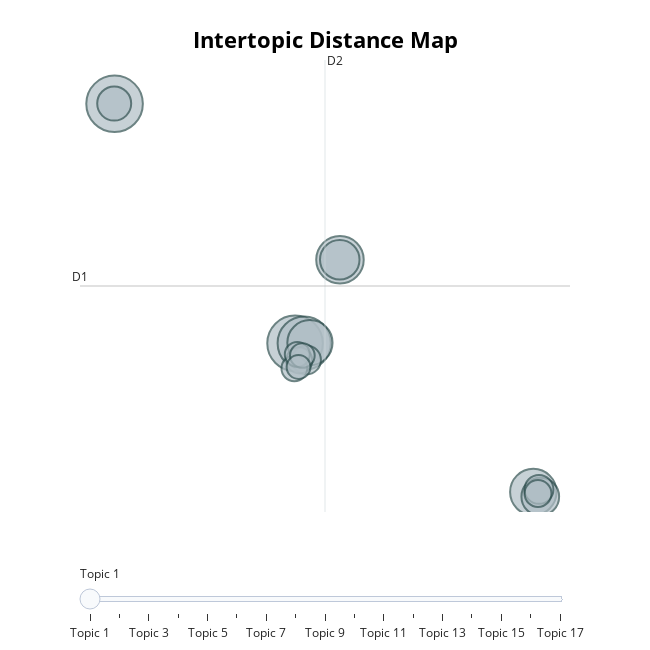

The cell this chart's notebook holds for it:
### Code cell
topic_model.visualize_topics()

### Figure 1 — Plotly figure (JSON) as saved in the notebook; plotly's stock layout.template omitted (floating-point values rounded to 4 significant figures)
{"data": [{"customdata": [[1, "databricks | to | in | in databricks | error", 410], [2, "arr | sr | sev | arr sev | sev sr", 395], [3, "job | jobs | failing | to | performance", 363], [4, "sql | endpoint | query | sql endpoint | table", 289], [5, "genie | gennie | access | 2204110040000576 | 2205100040004471", 276], [6, "spark | job | streaming | to | spark job", 262], [7, "delta | delta table | table | tables | delta live", 200], [8, "s3 | aws | bucket | terraform | to", 182], [9, "databricks | arr | azure | to | customer", 148], [10, "databricks cluster | databricks | cluster | clusters | in", 107], [11, "account | user | to | login | service", 107], [12, "workspace | workspaces | workspace workspace | access | to", 93], [13, "databricks | sql | databricks sql | query | in", 87], [14, "library | install | module | installation | python", 85], [15, "4194 9ad9 | 57e636bcd0b6 | 8238 1b1796d4fde3 | 81b4ec93 f52f | 2754134964726624", 80], [16, "css | css arr | arr | sr | css arr s500", 78], [17, "mlflow | model | mlflow model | experiment | serving", 73]], "hovertemplate": "<b>Topic %{customdata[0]}</b><br>Words: %{customdata[1]}<br>Size: %{customdata[2]}", "legendgroup": "", "marker": {"color": "#B0BEC5", "line": {"color": "DarkSlateGrey", "width": 2}, "size": [410, 395, 363, 289, 276, 262, 200, 182, 148, 107, 107, 93, 87, 85, 80, 78, 73], "sizemode": "area", "sizeref": 0.2562, "symbol": "circle"}, "mode": "markers", "name": "", "orientation": "v", "showlegend": false, "type": "scatter", "x": [-16.12, -3.339, -2.689, -0.1556, 13.54, -2.284, -0.1705, 14.04, -16.15, -2.527, 13.94, 13.87, -3.041, -3.387, -3.178, -2.821, -3.091], "xaxis": "x", "y": [31.87, 5.577, 5.6, 14.75, -10.75, 5.65, 14.75, -11.25, 31.9, 3.755, -10.45, -10.9, 3.706, 2.83, 4.366, 4.242, 2.983], "yaxis": "y"}], "layout": {"annotations": [{"showarrow": false, "text": "D1", "x": -18.57, "y": 11.87, "yshift": 10}, {"showarrow": false, "text": "D2", "x": -1.216, "xshift": 10, "y": 36.68}], "height": 650, "hoverlabel": {"bgcolor": "white", "font": {"family": "Rockwell", "size": 16}}, "legend": {"itemsizing": "constant", "tracegroupgap": 0}, "margin": {"t": 60}, "shapes": [{"line": {"color": "#CFD8DC", "width": 2}, "type": "line", "x0": -1.216, "x1": -1.216, "y0": -12.94, "y1": 36.68}, {"line": {"color": "#9E9E9E", "width": 2}, "type": "line", "x0": -18.57, "x1": 16.14, "y0": 11.87, "y1": 11.87}], "sliders": [{"active": 0, "pad": {"t": 50}, "steps": [{"args": [{"marker.color": [["red", "#B0BEC5", "#B0BEC5", "#B0BEC5", "#B0BEC5", "#B0BEC5", "#B0BEC5", "#B0BEC5", "#B0BEC5", "#B0BEC5", "#B0BEC5", "#B0BEC5", "#B0BEC5", "#B0BEC5", "#B0BEC5", "#B0BEC5", "#B0BEC5"]]}], "label": "Topic 1", "method": "update"}, {"args": [{"marker.color": [["#B0BEC5", "red", "#B0BEC5", "#B0BEC5", "#B0BEC5", "#B0BEC5", "#B0BEC5", "#B0BEC5", "#B0BEC5", "#B0BEC5", "#B0BEC5", "#B0BEC5", "#B0BEC5", "#B0BEC5", "#B0BEC5", "#B0BEC5", "#B0BEC5"]]}], "label": "Topic 2", "method": "update"}, {"args": [{"marker.color": [["#B0BEC5", "#B0BEC5", "red", "#B0BEC5", "#B0BEC5", "#B0BEC5", "#B0BEC5", "#B0BEC5", "#B0BEC5", "#B0BEC5", "#B0BEC5", "#B0BEC5", "#B0BEC5", "#B0BEC5", "#B0BEC5", "#B0BEC5", "#B0BEC5"]]}], "label": "Topic 3", "method": "update"}, {"args": [{"marker.color": [["#B0BEC5", "#B0BEC5", "#B0BEC5", "red", "#B0BEC5", "#B0BEC5", "#B0BEC5", "#B0BEC5", "#B0BEC5", "#B0BEC5", "#B0BEC5", "#B0BEC5", "#B0BEC5", "#B0BEC5", "#B0BEC5", "#B0BEC5", "#B0BEC5"]]}], "label": "Topic 4", "method": "update"}, {"args": [{"marker.color": [["#B0BEC5", "#B0BEC5", "#B0BEC5", "#B0BEC5", "red", "#B0BEC5", "#B0BEC5", "#B0BEC5", "#B0BEC5", "#B0BEC5", "#B0BEC5", "#B0BEC5", "#B0BEC5", "#B0BEC5", "#B0BEC5", "#B0BEC5", "#B0BEC5"]]}], "label": "Topic 5", "method": "update"}, {"args": [{"marker.color": [["#B0BEC5", "#B0BEC5", "#B0BEC5", "#B0BEC5", "#B0BEC5", "red", "#B0BEC5", "#B0BEC5", "#B0BEC5", "#B0BEC5", "#B0BEC5", "#B0BEC5", "#B0BEC5", "#B0BEC5", "#B0BEC5", "#B0BEC5", "#B0BEC5"]]}], "label": "Topic 6", "method": "update"}, {"args": [{"marker.color": [["#B0BEC5", "#B0BEC5", "#B0BEC5", "#B0BEC5", "#B0BEC5", "#B0BEC5", "red", "#B0BEC5", "#B0BEC5", "#B0BEC5", "#B0BEC5", "#B0BEC5", "#B0BEC5", "#B0BEC5", "#B0BEC5", "#B0BEC5", "#B0BEC5"]]}], "label": "Topic 7", "method": "update"}, {"args": [{"marker.color": [["#B0BEC5", "#B0BEC5", "#B0BEC5", "#B0BEC5", "#B0BEC5", "#B0BEC5", "#B0BEC5", "red", "#B0BEC5", "#B0BEC5", "#B0BEC5", "#B0BEC5", "#B0BEC5", "#B0BEC5", "#B0BEC5", "#B0BEC5", "#B0BEC5"]]}], "label": "Topic 8", "method": "update"}, {"args": [{"marker.color": [["#B0BEC5", "#B0BEC5", "#B0BEC5", "#B0BEC5", "#B0BEC5", "#B0BEC5", "#B0BEC5", "#B0BEC5", "red", "#B0BEC5", "#B0BEC5", "#B0BEC5", "#B0BEC5", "#B0BEC5", "#B0BEC5", "#B0BEC5", "#B0BEC5"]]}], "label": "Topic 9", "method": "update"}, {"args": [{"marker.color": [["#B0BEC5", "#B0BEC5", "#B0BEC5", "#B0BEC5", "#B0BEC5", "#B0BEC5", "#B0BEC5", "#B0BEC5", "#B0BEC5", "red", "#B0BEC5", "#B0BEC5", "#B0BEC5", "#B0BEC5", "#B0BEC5", "#B0BEC5", "#B0BEC5"]]}], "label": "Topic 10", "method": "update"}, {"args": [{"marker.color": [["#B0BEC5", "#B0BEC5", "#B0BEC5", "#B0BEC5", "#B0BEC5", "#B0BEC5", "#B0BEC5", "#B0BEC5", "#B0BEC5", "#B0BEC5", "red", "#B0BEC5", "#B0BEC5", "#B0BEC5", "#B0BEC5", "#B0BEC5", "#B0BEC5"]]}], "label": "Topic 11", "method": "update"}, {"args": [{"marker.color": [["#B0BEC5", "#B0BEC5", "#B0BEC5", "#B0BEC5", "#B0BEC5", "#B0BEC5", "#B0BEC5", "#B0BEC5", "#B0BEC5", "#B0BEC5", "#B0BEC5", "red", "#B0BEC5", "#B0BEC5", "#B0BEC5", "#B0BEC5", "#B0BEC5"]]}], "label": "Topic 12", "method": "update"}, {"args": [{"marker.color": [["#B0BEC5", "#B0BEC5", "#B0BEC5", "#B0BEC5", "#B0BEC5", "#B0BEC5", "#B0BEC5", "#B0BEC5", "#B0BEC5", "#B0BEC5", "#B0BEC5", "#B0BEC5", "red", "#B0BEC5", "#B0BEC5", "#B0BEC5", "#B0BEC5"]]}], "label": "Topic 13", "method": "update"}, {"args": [{"marker.color": [["#B0BEC5", "#B0BEC5", "#B0BEC5", "#B0BEC5", "#B0BEC5", "#B0BEC5", "#B0BEC5", "#B0BEC5", "#B0BEC5", "#B0BEC5", "#B0BEC5", "#B0BEC5", "#B0BEC5", "red", "#B0BEC5", "#B0BEC5", "#B0BEC5"]]}], "label": "Topic 14", "method": "update"}, {"args": [{"marker.color": [["#B0BEC5", "#B0BEC5", "#B0BEC5", "#B0BEC5", "#B0BEC5", "#B0BEC5", "#B0BEC5", "#B0BEC5", "#B0BEC5", "#B0BEC5", "#B0BEC5", "#B0BEC5", "#B0BEC5", "#B0BEC5", "red", "#B0BEC5", "#B0BEC5"]]}], "label": "Topic 15", "method": "update"}, {"args": [{"marker.color": [["#B0BEC5", "#B0BEC5", "#B0BEC5", "#B0BEC5", "#B0BEC5", "#B0BEC5", "#B0BEC5", "#B0BEC5", "#B0BEC5", "#B0BEC5", "#B0BEC5", "#B0BEC5", "#B0BEC5", "#B0BEC5", "#B0BEC5", "red", "#B0BEC5"]]}], "label": "Topic 16", "method": "update"}, {"args": [{"marker.color": [["#B0BEC5", "#B0BEC5", "#B0BEC5", "#B0BEC5", "#B0BEC5", "#B0BEC5", "#B0BEC5", "#B0BEC5", "#B0BEC5", "#B0BEC5", "#B0BEC5", "#B0BEC5", "#B0BEC5", "#B0BEC5", "#B0BEC5", "#B0BEC5", "red"]]}], "label": "Topic 17", "method": "update"}]}], "title": {"font": {"color": "Black", "size": 22}, "text": "<b>Intertopic Distance Map", "x": 0.5, "xanchor": "center", "y": 0.95, "yanchor": "top"}, "width": 650, "xaxis": {"anchor": "y", "domain": [0, 1], "range": [-18.57, 16.14], "title": {"text": ""}, "visible": false}, "yaxis": {"anchor": "x", "domain": [0, 1], "range": [-12.94, 36.68], "title": {"text": ""}, "visible": false}}}
